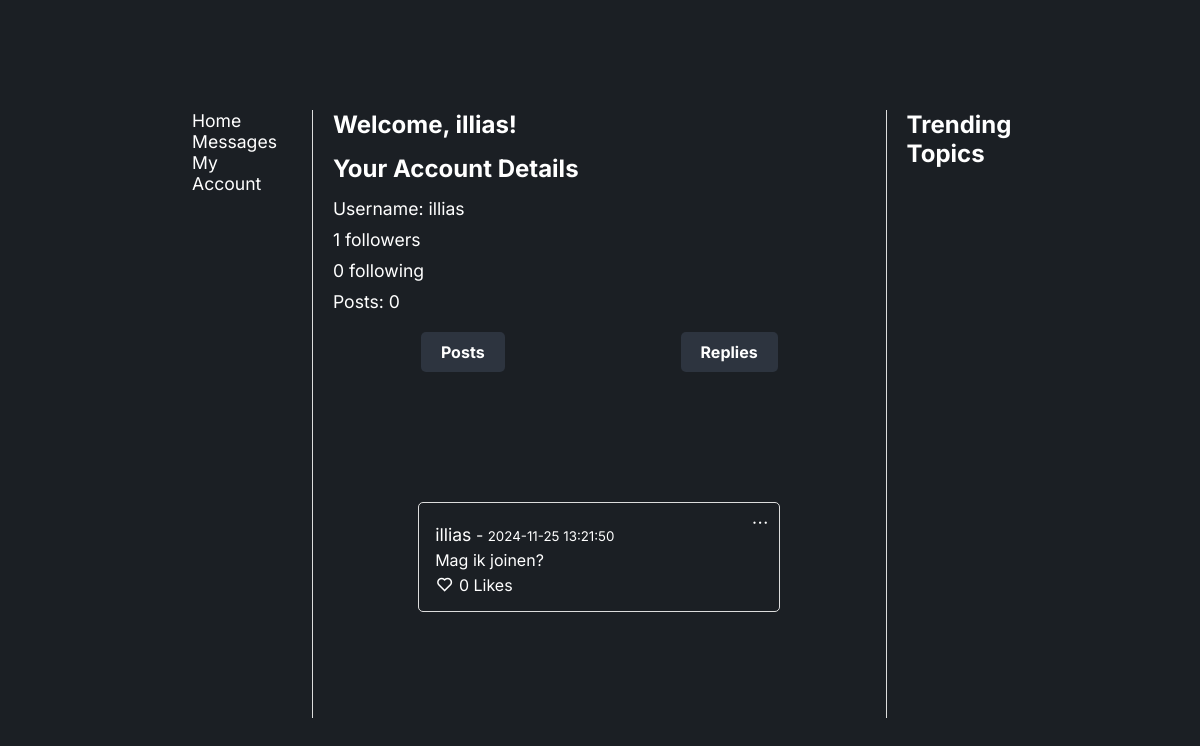
The app's page /account/replies (signed in) with its own data.
### app/models.py (models this page shows, shortened)
class User(db.Model, UserMixin):
    id = db.Column(db.Integer, primary_key=True)
    username = db.Column(db.String(50), unique=True, nullable=False)
    password_hash = db.Column(db.String(128), nullable=False)
    followed = db.relationship(
        'User', secondary=followers,
        primaryjoin=(followers.c.follower_id == id),
        secondaryjoin=(followers.c.followed_id == id),
        backref=db.backref('followers', lazy='dynamic'), lazy='dynamic'
    )

class Comment(db.Model):
    id = db.Column(db.Integer, primary_key=True)
    post_id = db.Column(db.Integer, db.ForeignKey('post.id'), nullable=False)
    username = db.Column(db.String(50), nullable=False)
    content = db.Column(db.String(280), nullable=False)
    timestamp = db.Column(db.DateTime, default=datetime.utcnow)
    like_count = db.Column(db.Integer, default=0)

### app/routes.py (the view)
@main.route('/account/replies')
@login_required
def view_replies():
    user = current_user
    user_replies = Comment.query.filter_by(username=user.username).order_by(Comment.timestamp.desc()).all()
    return render_template('replies.html', user=user, replies=user_replies)

### app/__init__.py (called while the page is built)
def create_app():
    app = Flask(__name__)
    app.config['SECRET_KEY'] = 'your_secret_key'
    app.config['SQLALCHEMY_DATABASE_URI'] = 'sqlite:///site.db'
    db.init_app(app)
    migrate.init_app(app, db)
    bcrypt.init_app(app)
    login_manager.init_app(app)
    login_manager.login_view = 'main.login'
    login_manager.login_message_category = 'info'
    from .routes import main
    app.register_blueprint(main)
    from .models import User
    @login_manager.user_loader
    def load_user(user_id):
        return User.query.get(int(user_id))
    return app

### app/templates/replies.html (shortened to what this page needs)
<!DOCTYPE html>
<html lang="en">
  <head>
    <link rel="stylesheet" href="{{ url_for('static', filename='stylesheet.css') }}" />
    <link href="https://cdn.jsdelivr.net/npm/remixicon@4.3.0/fonts/remixicon.css" rel="stylesheet" />
  </head>
  <body>
    <section>
      <div class="container">
        <div class="main-content">
          <div class="navbar">
            <a href="{{ url_for('main.home') }}">Home</a>
            <a href="#">Messages</a>
            <a href="{{ url_for('main.view_account') }}" class="account-link">My Account</a>
          </div>
          <div class="account-details">
            <h1>Welcome, {{ user.username }}!</h1>
            <h2>Your Account Details</h2>
            <ul>
              <li>Username: {{ user.username }}</li>
              <li><p>{{ user.followers.count() }} followers</p></li>
              <li><p>{{ user.followed.count() }} following</p></li>
              <li>Posts: {{ posts|length }}</li>
            </ul>
            <div class="tabs">
              <a href="{{ url_for('main.view_account') }}" class="tab-link {% if active_tab == 'posts' %}active{% endif %}">Posts</a>
              <a href="{{ url_for('main.view_replies') }}" class="tab-link {% if active_tab == 'replies' %}active{% endif %}">Replies</a>
            </div>
            <section id="replies">
                {% for reply in replies %}
                <div class="post">
                  <div class="dropdown">
                    <i class="ri-more-line" onclick="toggleOptionsDropdown('{{ reply.id }}')"></i>
                  </div>
                  <p>
                    <a href="{{ url_for('main.view_profile', username=reply.username) }}" class="post-user">{{ reply.username }}</a>
                    - <small>{{ reply.timestamp.strftime('%Y-%m-%d %H:%M:%S') }}</small>
                  </p>
                  <p>{{ reply.content }}</p>
                  <div class="post-actions">
                    <form action="{{ url_for('main.like_comment', comment_id=reply.id) }}" method="POST">
                      <button type="submit">
                        <i class="ri-heart-line"></i>
                      </button>
                      <span>{{ reply.like_count }} {{ 'Like' if reply.like_count == 1 else 'Likes' }}</span>
                    </form>
                  </div>
                </div>
                {% endfor %}
              </section>
          </div>
          <div class="trending-topics">
            <h2>Trending Topics</h2>
          </div>
        </div>
      </div>
    </section>
  </body>
</html>

### app/static/stylesheet.css (style rules this page uses)
* { padding: 0; margin: 0; box-sizing: border-box; font-family: "Inter", sans-serif; text-decoration: none; list-style: none; scroll-behavior: smooth; }
:root { --text-color: #fff; --bg-color: #1b1f24; --secong-bg-color: #22282f; --third-bg-color: #2d343f; --main-color: #359381; --second-color: #c3cad5; --tertiary-color: #93dfd5; --h1-font: 4.5rem; --h2-font: 2.9rem; --p-font: 1rem; }
body { color: var(--text-color); background: var(--bg-color); overflow-x: hidden; }
section { padding: 110px 16% 90px; background: var(--bg-color); }
.container { display: flex; justify-content: space-between; max-width: 100%; margin: 0 auto; }
.main-content { display: flex; width: 100%; }
.navbar { width: 15%; padding-right: 20px; border-right: 1px solid #ddd; }
.navbar a { display: inline-block; margin-right: 15px; color: var(--text-color); text-decoration: none; font-size: 1.1rem; }
.trending-topics { width: 15%; padding-left: 20px; border-left: 1px solid #ddd; }
.trending-topics h2 { font-size: 1.5em; margin-bottom: 10px; color: var(--text-color); }
.account-details { width: 75%; padding-right: 20px; padding-left: 20px; }
.account-details h1, .account-details h2 { margin-bottom: 15px; }
.account-details ul { list-style: none; margin-bottom: 20px; }
.account-details ul li { margin-bottom: 10px; font-size: 1.1rem; }
.tabs { display: flex; justify-content: space-around; margin-bottom: 20px; }
.tab-link { color: var(--text-color); padding: 10px 20px; border-radius: 5px; background: var(--third-bg-color); text-decoration: none; font-weight: bold; }
form { margin-bottom: 20px; }
.post { position: relative; padding: 1rem; margin-bottom: 1rem; border: 1px solid #ddd; border-radius: 5px; }
.post p { margin: 5px 0; }
.post i { font-size: 18px; color: var(--text-color); cursor: pointer; }
.post button { background-color: transparent; color: var(--text-color); border: none; border-radius: 5px; cursor: pointer; }
.post-user { color: var(--text-color); font-size: 1.1rem; }
.post-actions { display: flex; align-items: center; gap: 15px; }
.post-actions button, .post-actions form { display: flex; align-items: center; gap: 5px; padding: 0; margin: 0; }
.dropdown { position: absolute; top: 10px; right: 10px; }

### records on screen
User: username "illias"
Comment: username "illias", timestamp "2024-11-25 13:21:50", content "Mag ik joinen?", like_count "0", like_count "Likes"

### other values on screen
{{ user.followers.count() }} "1"
{{ user.followed.count() }} "0"
{{ posts|length }} "0"
